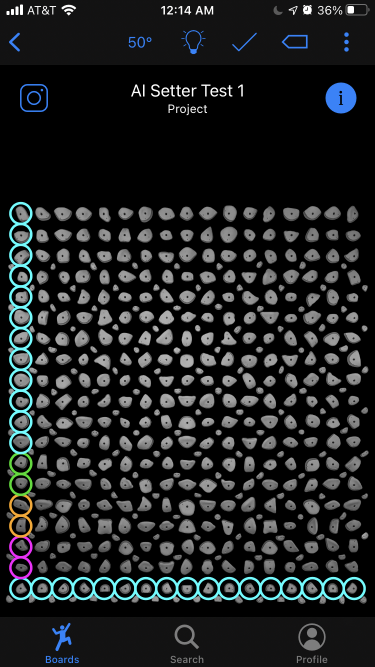
#> input picture test_images/IMG_2D4914D0588D-1.jpeg, 750 x 1334 px, found by its file name (shown at 1/2 size); its folder holds only this picture in this run
$ python parse_holds.py
#> lines starting #> are read from the running program, lines starting #| are printed output that depends on the picture
'''
Detect all the circles (the location of the holds!) in the image
'''
import cv2
import numpy as np

# [24 lines left out: function get_hold_locations, not called in this run]

'''
The methods below are easier to follow but they are very slow because of single_color_image = black_all_but_color(color,image)
black_all_but_color(color,image) looks at every pixel in the image that isn't the specified color and makes it black
When the images are large this can take a long time
There is no need to look at every pixel of the image -- we only have to check a small subset of pixels, which will be faster
Checking on the small subset of pixels is implemented above
'''

# [48 lines left out: functions get_hold_locations_slow, detect_holds_slow, not called in this run]

def black_all_but_color(color,image):
    # NOTE: The pixel is actually a BGR pixel, so the first pixel value is blue, second is green, and third is red
    if color.lower() == "green": # if the color is green, then only the second pixel value is over 200
        high_g = 1
        low_r = 0
        low_b = 2
    if color.lower() == "teal" or color.lower() == "blue": # if the color is teal, then the first and second pixel values match
        match1 = 0
        match2 = 1
        other = 2
    if color.lower() == "magenta" or color.lower() == "purple": # if the color is magenta, then the first and third pixel values match
        match1 = 0
        match2 = 2
        other = 1
    if color.lower() == "orange": # if the color is orange, then the second and third pixel values match
        match1 = 1
        match2 = 2
        other = 0
    height = len(image)
    width = len(image[0])
    for y in range(height):
        for x in range(width):
            pixel_rgb = image[y][x]
            if color.lower() == "green":
                if not (pixel_rgb[high_g] > 200 and pixel_rgb[low_r]<120 and pixel_rgb[low_b]<120): #make any thing that isn't green into black
                    image[y][x] = [0,0,0]
            elif not (pixel_rgb[match1] > 150 and pixel_rgb[match2] > 200 and pixel_rgb[other]<120): #make any thing that isn't the specified color into black
                image[y][x] = [0,0,0]
    single_color_image = image
    return single_color_image

"Here we have some code that we aren't using right now, since there is an easier way to detect holds than circle detection."

# This function is incomplete and presently unused because a more straightforward method is used
# Only keeping it until I test the other method works (although the other method may not be as robust as this)
# If the interface changes, we may will consider using this method instead
# def detect_circles(color,image):
#     # Read image.
#     img = cv2.imread('eyes.jpg', cv2.IMREAD_COLOR)

#     # Convert to grayscale.
#     gray = cv2.cvtColor(img, cv2.COLOR_BGR2GRAY)

#     # Blur using 3 * 3 kernel.
#     gray_blurred = cv2.blur(gray, (3, 3))

#     # Apply Hough transform on the blurred image.
#     detected_circles = cv2.HoughCircles(gray_blurred,
#                     cv2.HOUGH_GRADIENT, 1, 20, param1 = 50,
#                 param2 = 30, minRadius = 1, maxRadius = 40)

#     # Draw circles that are detected.
#     if detected_circles is not None:

#         # Convert the circle parameters a, b and r to integers.
#         detected_circles = np.uint16(np.around(detected_circles))

#         for pt in detected_circles[0, :]:
#             a, b, r = pt[0], pt[1], pt[2]

#             # Draw the circumference of the circle.
#             cv2.circle(img, (a, b), r, (0, 255, 0), 2)

#             # Draw a small circle (of radius 1) to show the center.
#             cv2.circle(img, (a, b), 1, (0, 0, 255), 3)
#             cv2.imshow("Detected Circle", img)
#             cv2.waitKey(0)

"Below we have some code we can use if we run this file, to test that these methods work as expected."

if __name__ == "__main__":
    # below is an example of how to use the parse_holds functions to get holds coordinates for different colors
    # press any key to advance -- if you don't press any key you won't see any output

    import os
    screenshots_paths = []
    screenshots_dir_path = os.getcwd() + '/test_images'
    # screenshots_dir_path = os.getcwd() + '/kilter_climbs_output'

    # iterate through the names of contents of the folder
    for image_path in os.listdir(screenshots_dir_path):
        # create the full input path and read the file
        screenshots_paths.append(os.path.join(screenshots_dir_path, image_path))
    # print(screenshots_paths)
    for climb_screenshot in screenshots_paths:
        climb_image = cv2.imread(climb_screenshot)
#> climb_image is the input picture: shape (1334, 750, 3); mean B, G, R 34.6, 33.8, 31.2
        bottom_image = climb_image[400:-100, :]
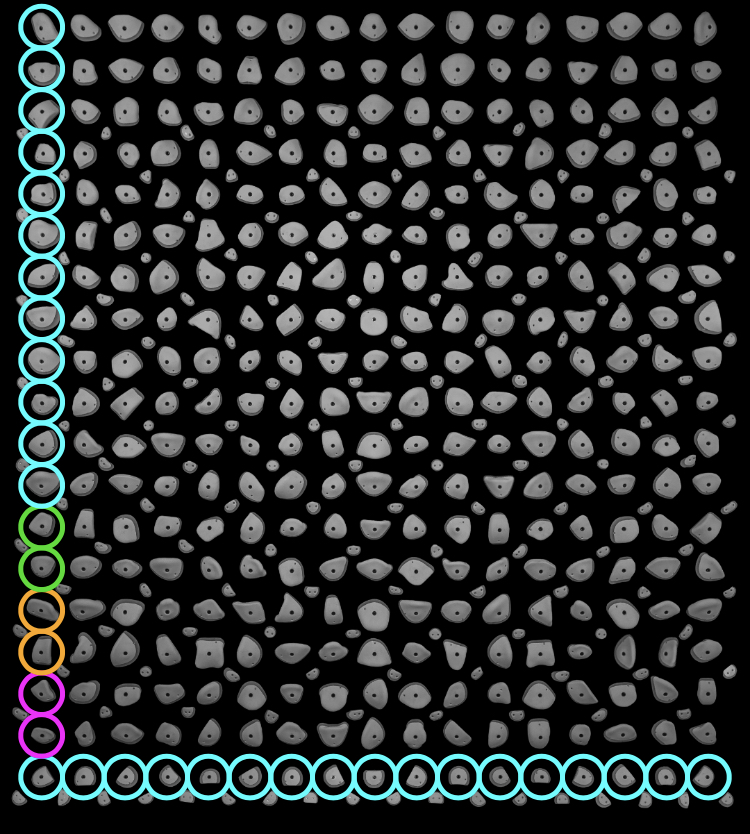
#> bottom_image: shape (834, 750, 3); mean B, G, R 45.6, 45.6, 42.2

        cv2.imshow("bottom image", bottom_image)
        cv2.waitKey()
        single_color_image = black_all_but_color("Teal",bottom_image)
#> in black_all_but_color, `height = len(image)`: height = 834
#> in black_all_but_color, `width = len(image[0])`: width = 750
#> after the loop in black_all_but_color, `for y in range(height):`:
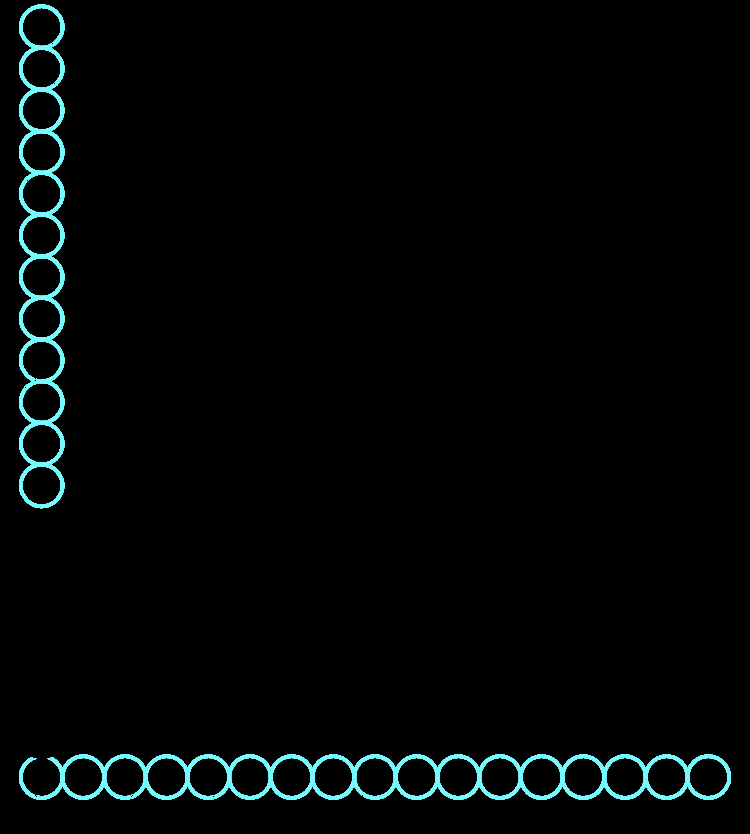
#> image: shape (834, 750, 3); mean B, G, R 6.2, 6.1, 2.8
        cv2.imshow("single color image", single_color_image)
        cv2.waitKey()
#> (the run stopped early here; a loop or call above may not have finished)

$ run again, on test_images/IMG_5781.png
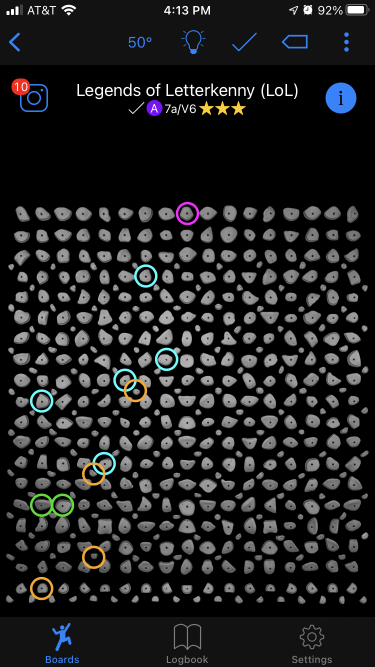
#> input picture test_images/IMG_5781.png, 750 x 1334 px, found by its file name (shown at 1/2 size)
#> climb_image is the input picture: shape (1334, 750, 3); mean B, G, R 31.5, 31.1, 30.6
#> `bottom_image = climb_image[400:-100, :]`:
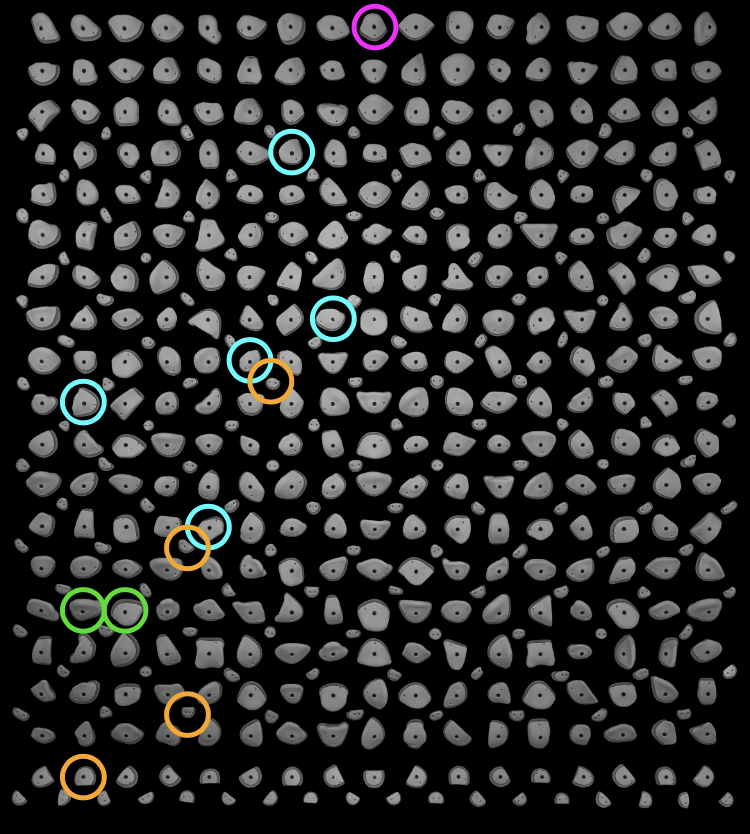
#> bottom_image: shape (834, 750, 3); mean B, G, R 39.7, 40.3, 39.9
#> height = 834
#> width = 750
#> after the loop in black_all_but_color, `for y in range(height):`:
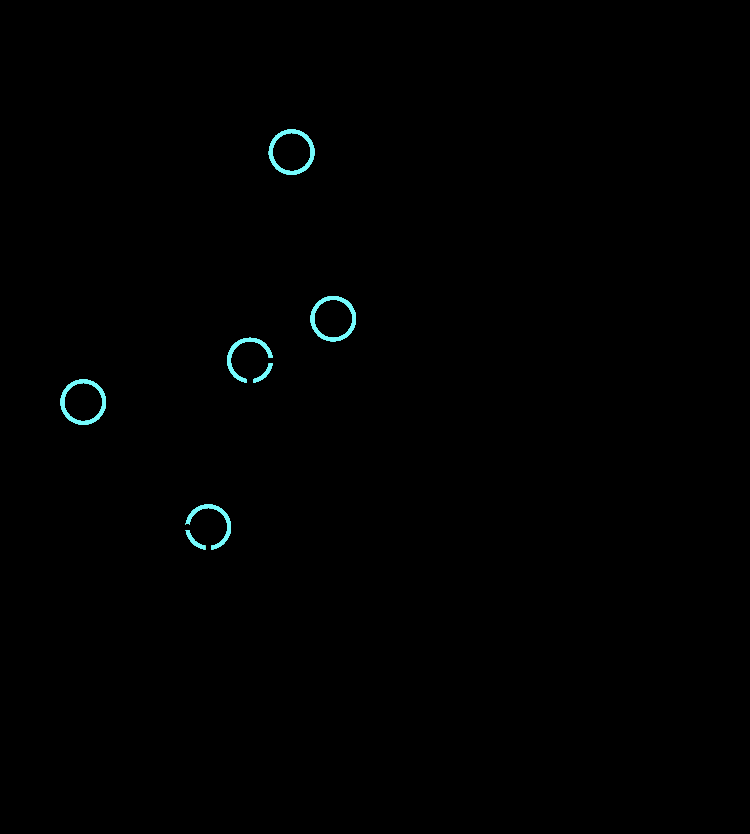
#> image: shape (834, 750, 3); mean B, G, R 1.1, 1.1, 0.5

$ run again, on test_images/IMG_2D4914D0588D-2.jpeg
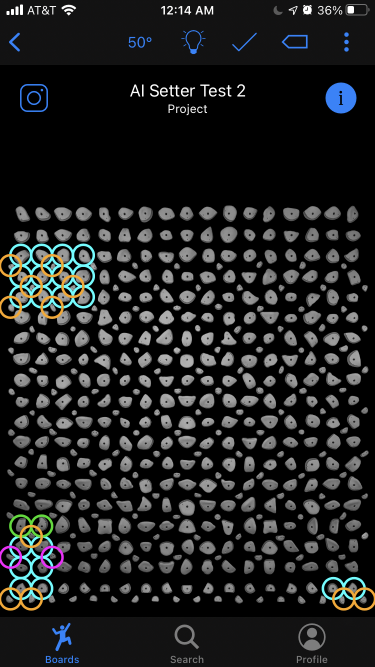
#> input picture test_images/IMG_2D4914D0588D-2.jpeg, 750 x 1334 px, found by its file name (shown at 1/2 size)
#> climb_image is the input picture: shape (1334, 750, 3); mean B, G, R 33, 32.8, 31.6
#> `bottom_image = climb_image[400:-100, :]`:
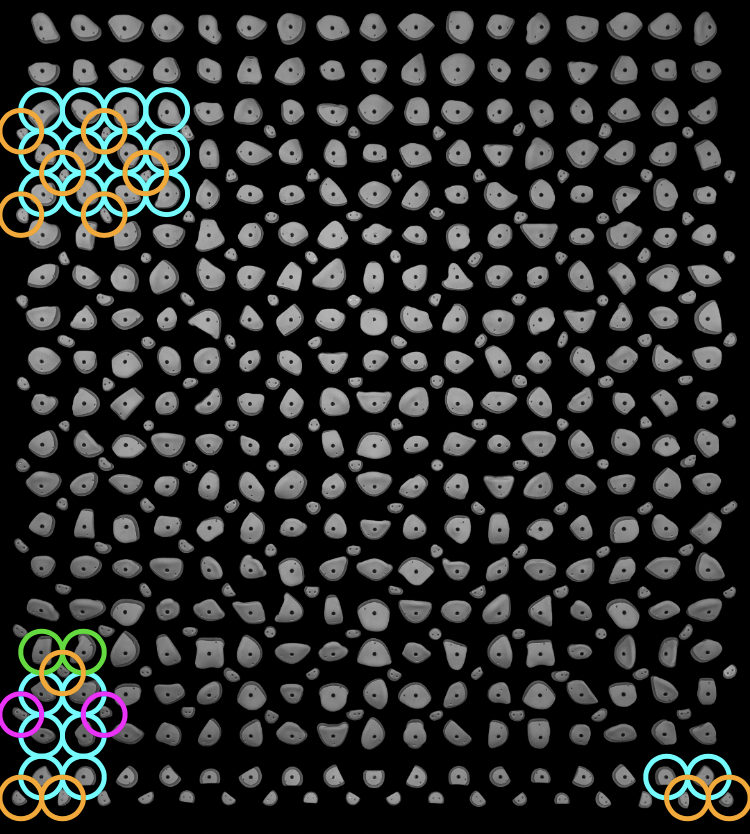
#> bottom_image: shape (834, 750, 3); mean B, G, R 43, 44.1, 42.8
#> height = 834
#> width = 750
#> after the loop in black_all_but_color, `for y in range(height):`:
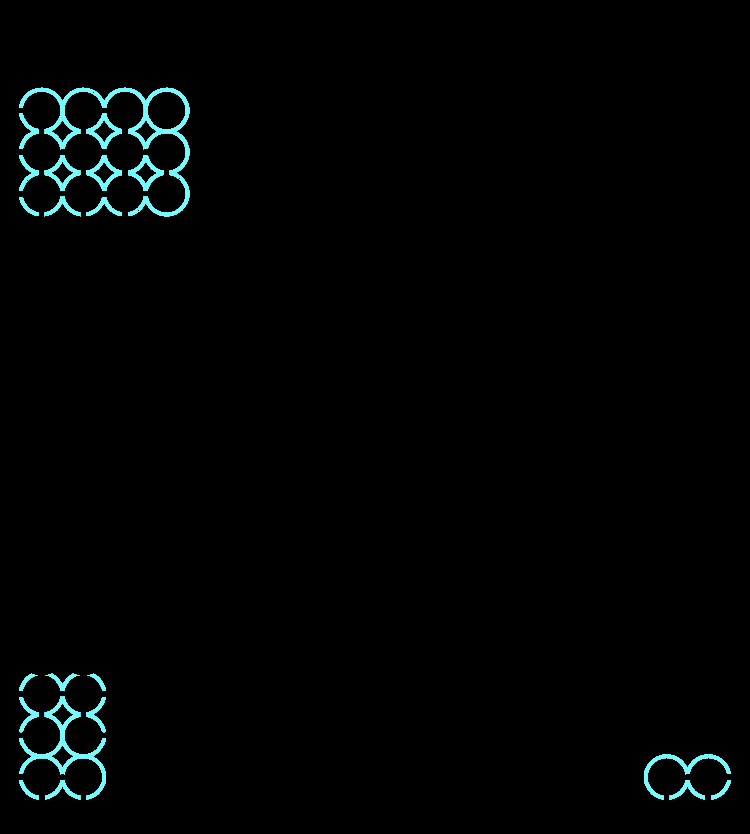
#> image: shape (834, 750, 3); mean B, G, R 3.7, 3.7, 1.7

$ run again, on test_images/IMG_5779.png
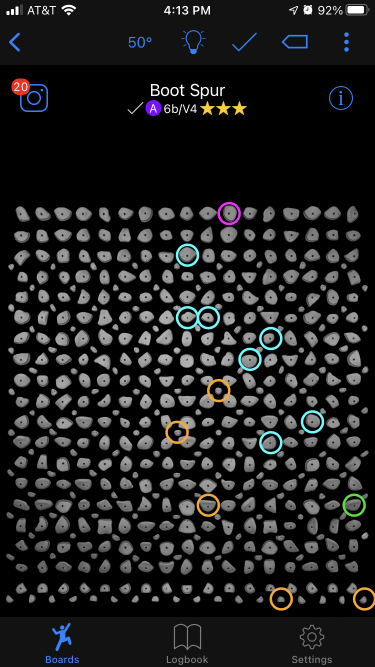
#> input picture test_images/IMG_5779.png, 750 x 1334 px, found by its file name (shown at 1/2 size)
#> climb_image is the input picture: shape (1334, 750, 3); mean B, G, R 30.7, 30.6, 30.2
#> `bottom_image = climb_image[400:-100, :]`:
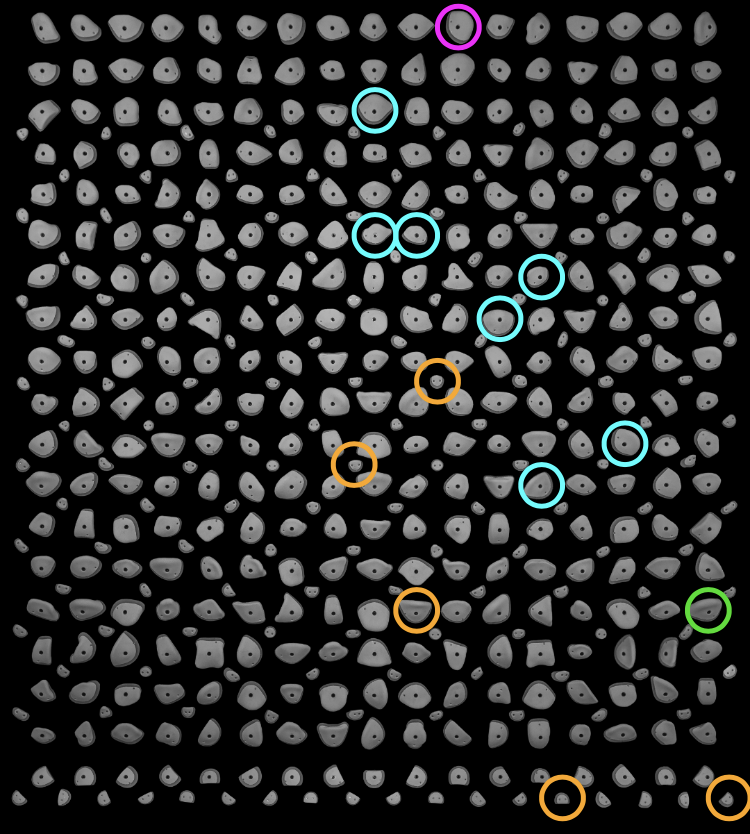
#> bottom_image: shape (834, 750, 3); mean B, G, R 40.3, 40.8, 40.3
#> height = 834
#> width = 750
#> after the loop in black_all_but_color, `for y in range(height):`:
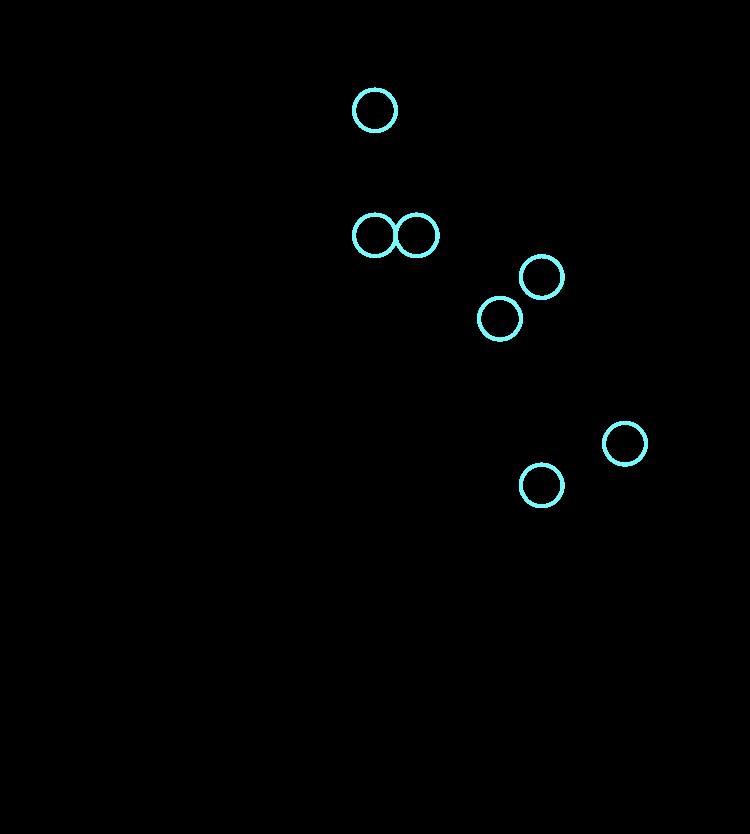
#> image: shape (834, 750, 3); mean B, G, R 1.6, 1.6, 0.7
